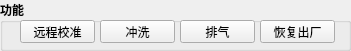
     <widget class="QGroupBox" name="groupBox_7">
      <property name="geometry">
       <rect>
        <x>10</x>
        <y>70</y>
        <width>351</width>
        <height>51</height>
       </rect>
      </property>
      <property name="font">
       <font>
        <family>Microsoft YaHei</family>
        <pointsize>9</pointsize>
        <weight>75</weight>
        <bold>true</bold>
       </font>
      </property>
      <property name="title">
       <string>功能</string>
      </property>
      <widget class="QPushButton" name="pbDeAir">
       <property name="geometry">
        <rect>
         <x>180</x>
         <y>20</y>
         <width>75</width>
         <height>23</height>
        </rect>
       </property>
       <property name="font">
        <font>
         <family>Microsoft YaHei</family>
         <pointsize>9</pointsize>
         <weight>50</weight>
         <bold>false</bold>
        </font>
       </property>
       <property name="text">
        <string>排气</string>
       </property>
      </widget>
      <widget class="QPushButton" name="pbFlush">
       <property name="geometry">
        <rect>
         <x>100</x>
         <y>20</y>
         <width>75</width>
         <height>23</height>
        </rect>
       </property>
       <property name="font">
        <font>
         <family>Microsoft YaHei</family>
         <pointsize>9</pointsize>
         <weight>50</weight>
         <bold>false</bold>
        </font>
       </property>
       <property name="text">
        <string>冲洗</string>
       </property>
      </widget>
      <widget class="QPushButton" name="pbFactory">
       <property name="geometry">
        <rect>
         <x>260</x>
         <y>20</y>
         <width>75</width>
         <height>23</height>
        </rect>
       </property>
       <property name="font">
        <font>
         <family>Microsoft YaHei</family>
         <pointsize>9</pointsize>
         <weight>50</weight>
         <bold>false</bold>
        </font>
       </property>
       <property name="text">
        <string>恢复出厂</string>
       </property>
      </widget>
      <widget class="QPushButton" name="pbCalibration">
       <property name="geometry">
        <rect>
         <x>20</x>
         <y>20</y>
         <width>75</width>
         <height>23</height>
        </rect>
       </property>
       <property name="font">
        <font>
         <family>Microsoft YaHei</family>
         <pointsize>9</pointsize>
         <weight>50</weight>
         <bold>false</bold>
        </font>
       </property>
       <property name="text">
        <string>远程校准</string>
       </property>
      </widget>
     </widget>
